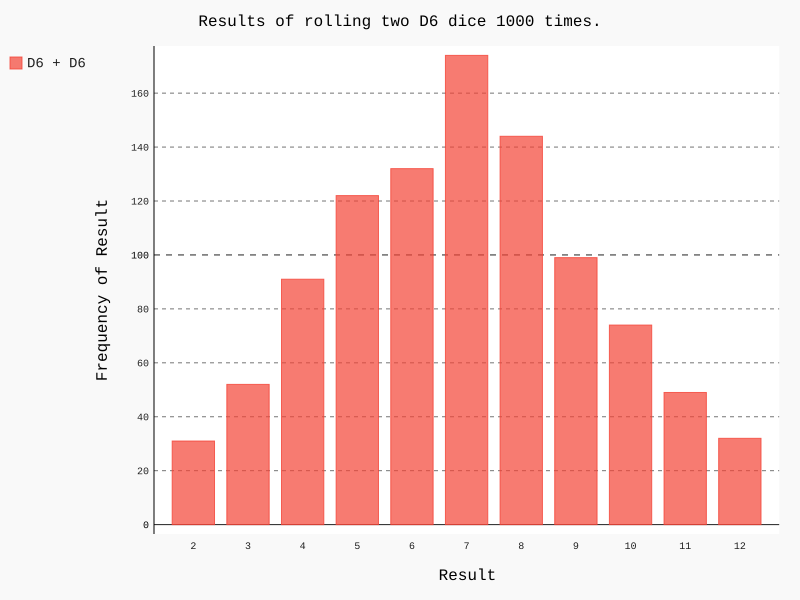

Generate this figure with Python:
import pygal

from die import Die

# Создание двух кубиков D6.
die_1 = Die()
die_2 = Die()

# Моделирование серии бросков с сохранением результатов в списке.
results = []
for roll_num in range(1000):
  result = die_1.roll() + die_2.roll()
  results.append(result)

# Анализ результатов.
frequencies = []
max_result = die_1.num_sides + die_2.num_sides
for value in range(2, max_result+1):
  frequency = results.count(value)
  frequencies.append(frequency)

# Визуализация результатов.
hist = pygal.Bar()

hist.title = "Results of rolling two D6 dice 1000 times."
hist.x_labels = ['2', '3', '4', '5', '6', '7', '8', '9', '10', '11', '12']
hist.x_title = "Result"
hist.y_title = "Frequency of Result"

hist.add('D6 + D6', frequencies)
hist.render_to_file('dice_visual.svg')
